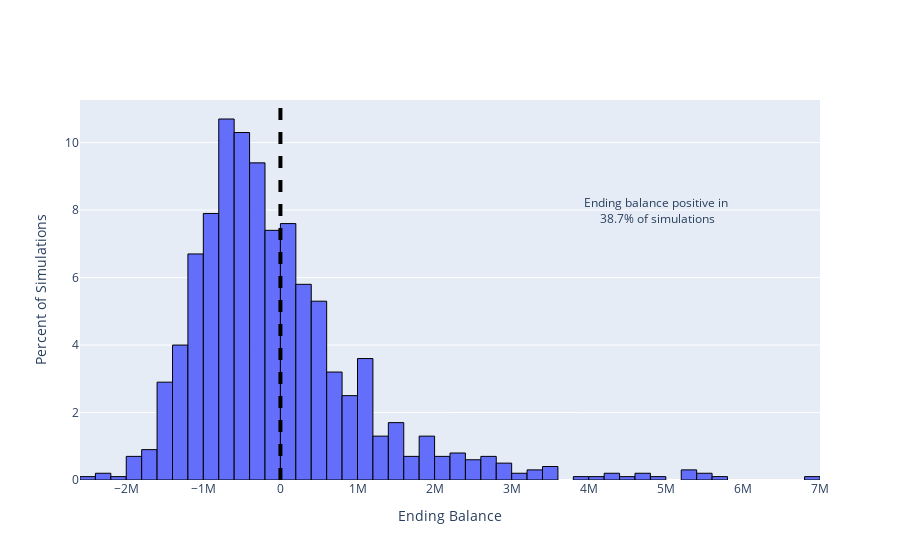

Here is the notebook cell this chart was saved with:
### Code cell
# Plot the distribution of ending balances
fig = go.Figure()
trace= go.Histogram(x=sims.endbal, histnorm='percent',hovertemplate="<br>%{y:.2}% of simulations <br><extra></extra>")
fig.add_trace(trace)
# some formatting
fig.update_traces(marker_line_width=1, marker_line_color='black')
fig.layout.xaxis["title"] = "Ending Balance"
fig.layout.yaxis["title"] = "Percent of Simulations"
fig.add_vline(x=0, line_width=4, line_dash="dash", line_color="black")
fig.add_annotation(x=sims.endbal.max()*0.7, y=8,
            text="Ending balance positive in <br>"+f'{frac_pos:.1%} of simulations', showarrow=False)
fig.show()

### Figure 1 — Plotly figure (JSON) as saved in the notebook; plotly's stock layout.template omitted (floating-point values rounded to 4 significant figures; data arrays with more than 128 entries replaced by an {"elided": "..."} marker saying what was removed)
{"data": [{"histnorm": "percent", "hovertemplate": "<br>%{y:.2}% of simulations <br><extra></extra>", "marker": {"line": {"color": "black", "width": 1}}, "type": "histogram", "x": {"elided": "1000 float values"}}], "layout": {"annotations": [{"showarrow": false, "text": "Ending balance positive in <br>38.7% of simulations", "x": 4889000.0, "y": 8}], "shapes": [{"line": {"color": "black", "dash": "dash", "width": 4}, "type": "line", "x0": 0, "x1": 0, "xref": "x", "y0": 0, "y1": 1, "yref": "y domain"}], "xaxis": {"title": {"text": "Ending Balance"}}, "yaxis": {"title": {"text": "Percent of Simulations"}}}}
